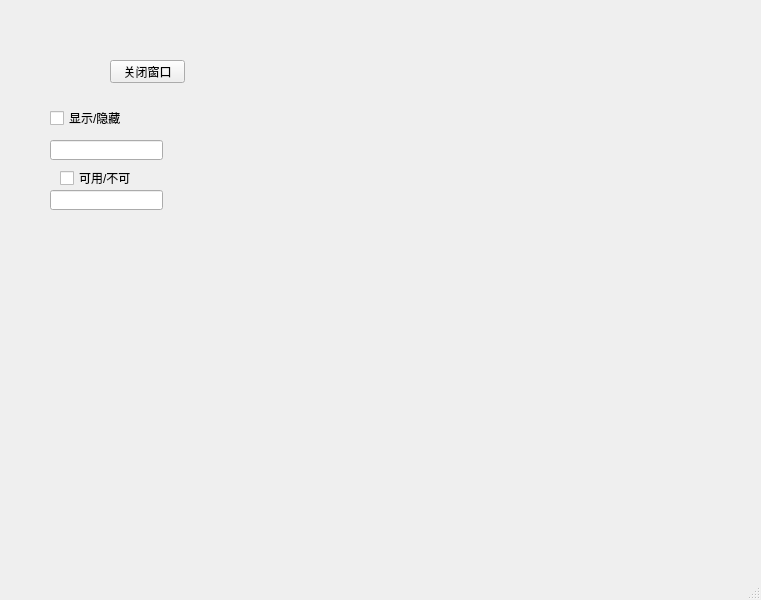
<?xml version="1.0" encoding="UTF-8"?>
<ui version="4.0">
 <class>MainWindow</class>
 <widget class="QMainWindow" name="MainWindow">
  <property name="enabled">
   <bool>true</bool>
  </property>
  <property name="geometry">
   <rect>
    <x>0</x>
    <y>0</y>
    <width>761</width>
    <height>600</height>
   </rect>
  </property>
  <property name="windowTitle">
   <string>MainWindow</string>
  </property>
  <widget class="QWidget" name="centralwidget">
   <widget class="QPushButton" name="pushButton">
    <property name="geometry">
     <rect>
      <x>110</x>
      <y>60</y>
      <width>75</width>
      <height>23</height>
     </rect>
    </property>
    <property name="text">
     <string>关闭窗口</string>
    </property>
   </widget>
   <widget class="QCheckBox" name="checkBox">
    <property name="enabled">
     <bool>true</bool>
    </property>
    <property name="geometry">
     <rect>
      <x>50</x>
      <y>110</y>
      <width>71</width>
      <height>16</height>
     </rect>
    </property>
    <property name="text">
     <string>显示/隐藏</string>
    </property>
   </widget>
   <widget class="QCheckBox" name="checkBox_2">
    <property name="geometry">
     <rect>
      <x>60</x>
      <y>170</y>
      <width>71</width>
      <height>16</height>
     </rect>
    </property>
    <property name="text">
     <string>可用/不可用</string>
    </property>
   </widget>
   <widget class="QLineEdit" name="lineEdit">
    <property name="enabled">
     <bool>true</bool>
    </property>
    <property name="geometry">
     <rect>
      <x>50</x>
      <y>140</y>
      <width>113</width>
      <height>20</height>
     </rect>
    </property>
   </widget>
   <widget class="QLineEdit" name="lineEdit_2">
    <property name="geometry">
     <rect>
      <x>50</x>
      <y>190</y>
      <width>113</width>
      <height>20</height>
     </rect>
    </property>
   </widget>
  </widget>
  <widget class="QMenuBar" name="menubar">
   <property name="geometry">
    <rect>
     <x>0</x>
     <y>0</y>
     <width>761</width>
     <height>23</height>
    </rect>
   </property>
  </widget>
  <widget class="QStatusBar" name="statusbar"/>
 </widget>
 <resources/>
 <connections>
  <connection>
   <sender>pushButton</sender>
   <signal>clicked()</signal>
   <receiver>MainWindow</receiver>
   <slot>close()</slot>
   <hints>
    <hint type="sourcelabel">
     <x>150</x>
     <y>98</y>
    </hint>
    <hint type="destinationlabel">
     <x>213</x>
     <y>230</y>
    </hint>
   </hints>
  </connection>
  <connection>
   <sender>checkBox</sender>
   <signal>toggled(bool)</signal>
   <receiver>lineEdit</receiver>
   <slot>setVisible(bool)</slot>
   <hints>
    <hint type="sourcelabel">
     <x>77</x>
     <y>146</y>
    </hint>
    <hint type="destinationlabel">
     <x>76</x>
     <y>164</y>
    </hint>
   </hints>
  </connection>
  <connection>
   <sender>checkBox_2</sender>
   <signal>toggled(bool)</signal>
   <receiver>lineEdit_2</receiver>
   <slot>setEnabled(bool)</slot>
   <hints>
    <hint type="sourcelabel">
     <x>109</x>
     <y>205</y>
    </hint>
    <hint type="destinationlabel">
     <x>110</x>
     <y>215</y>
    </hint>
   </hints>
  </connection>
 </connections>
</ui>
